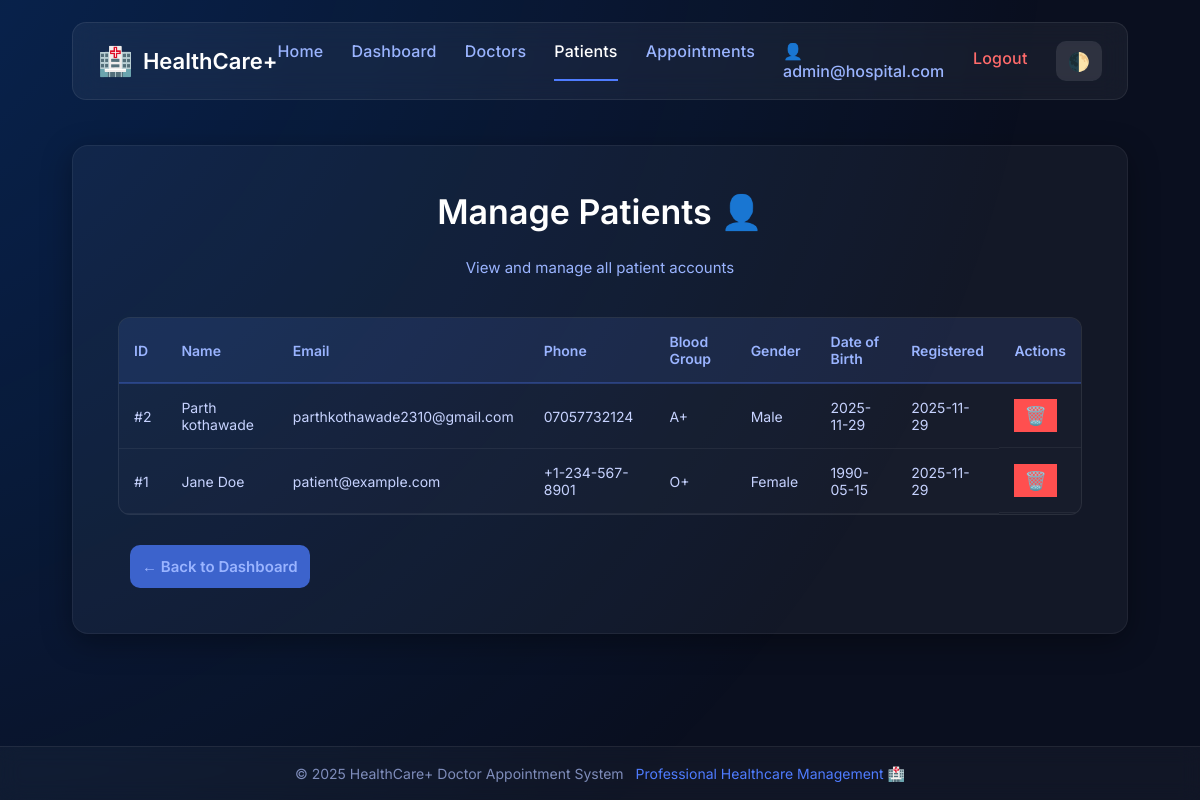
The app's page /admin/patients (signed in), older data.
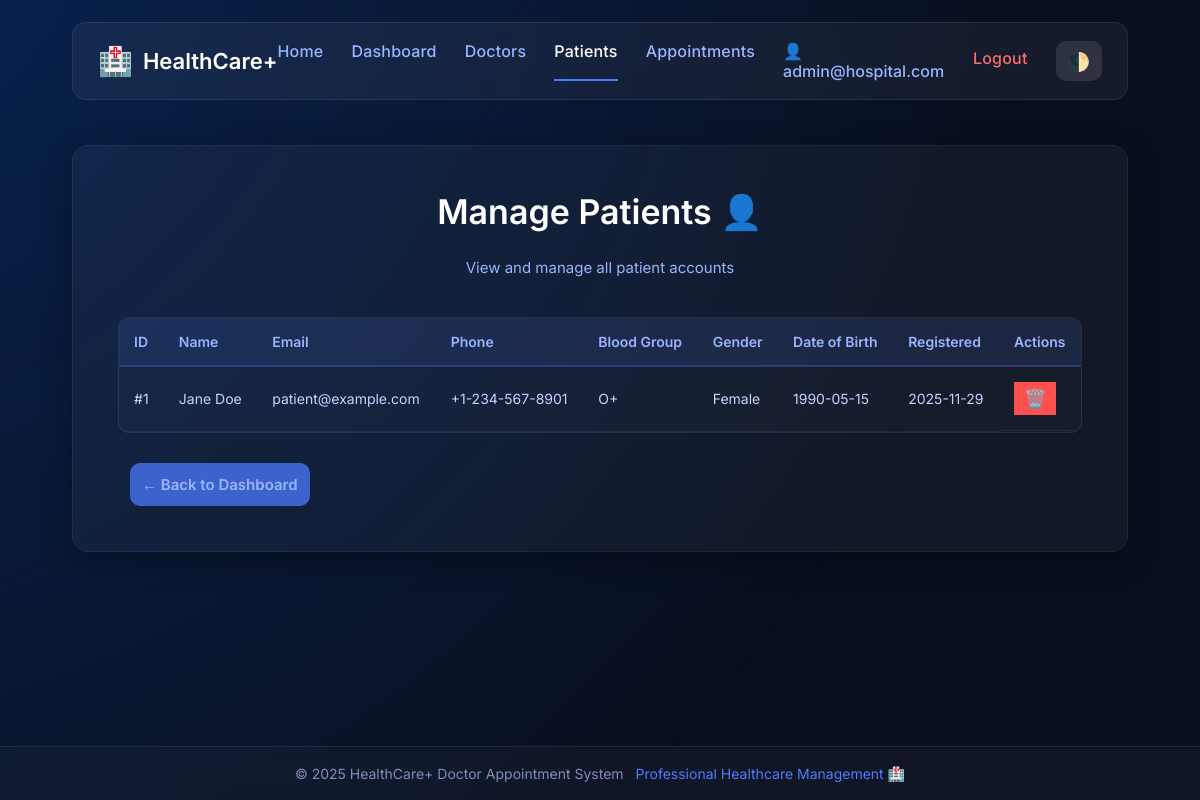
The same page, newer data.
### tables this page shows
CREATE TABLE patients (
id INTEGER PRIMARY KEY AUTOINCREMENT,
user_id INTEGER UNIQUE NOT NULL,
full_name TEXT NOT NULL,
date_of_birth DATE,
gender TEXT CHECK (gender IN ('male', 'female', 'other')),
phone TEXT,
address TEXT,
blood_group TEXT,
emergency_contact TEXT,
medical_history TEXT,
allergies TEXT,
created_at DATETIME DEFAULT CURRENT_TIMESTAMP,
updated_at DATETIME DEFAULT CURRENT_TIMESTAMP,
FOREIGN KEY (user_id) REFERENCES users(id) ON DELETE CASCADE
);

CREATE TABLE users (
id INTEGER PRIMARY KEY AUTOINCREMENT,
email TEXT UNIQUE NOT NULL,
password TEXT NOT NULL,
role TEXT NOT NULL CHECK (role IN ('patient', 'doctor', 'admin')),
is_active INTEGER DEFAULT 1,
created_at DATETIME DEFAULT CURRENT_TIMESTAMP,
updated_at DATETIME DEFAULT CURRENT_TIMESTAMP
);

### routes/admin.py (the view)
@admin_bp.route('/patients')
@admin_required
def manage_patients():
    try:
        with get_db_cursor(admin_bp.config) as cursor:
            cursor.execute("""
                SELECT p.*, u.email, u.created_at, u.id as user_id
                FROM patients p
                JOIN users u ON p.user_id = u.id
                ORDER BY u.created_at DESC
            """)
            patients = cursor.fetchall()
            patients = [dict(row) for row in patients]
            for patient in patients:
                if isinstance(patient['created_at'], str):
                    patient['created_at'] = datetime.strptime(
                        patient['created_at'], '%Y-%m-%d %H:%M:%S')
            return render_template(
                'admin/patients.html',
                patients=patients,
                title='Manage Patients'
            )
    except Exception as e:
        flash(f'Error loading patients: {str(e)}', 'error')
        return redirect(url_for('admin.dashboard'))

### utils.py (called while the page is built)
def get_db_connection(config):
    db_path = getattr(config, "DB_PATH", "hospital.db")
    connection = sqlite3.connect(
        db_path,
        detect_types=sqlite3.PARSE_DECLTYPES | sqlite3.PARSE_COLNAMES,
        check_same_thread=False
    )
    connection.row_factory = sqlite3.Row
    connection.execute("PRAGMA foreign_keys = ON")
    return connection

@contextmanager
def get_db_cursor(config):
    connection = get_db_connection(config)
    cursor = connection.cursor()
    try:
        yield cursor
        connection.commit()
    except Exception as e:
        connection.rollback()
        raise e
    finally:
        cursor.close()
        connection.close()

def role_required(*roles):
    def decorator(f):
        @wraps(f)
        def decorated_function(*args, **kwargs):
            if 'user_id' not in session:
                flash('Please login to access this page.', 'error')
                return redirect(url_for('auth.login'))
            if session.get('role') not in roles:
                flash('You do not have permission to access this page.', 'error')
                return redirect(url_for('main.index'))
            return f(*args, **kwargs)
        return decorated_function
    return decorator

### templates/admin/patients.html
{% extends "base.html" %}
{% block content %}
<div class="page-container">
    <div class="page-header">
        <h1>Manage Patients 👤</h1>
        <p class="subtitle">View and manage all patient accounts</p>
    </div>
    {% if patients %}
    <div class="admin-table-container">
        <table class="admin-table">
            <thead>
                <tr>
                    <th>ID</th>
                    <th>Name</th>
                    <th>Email</th>
                    <th>Phone</th>
                    <th>Blood Group</th>
                    <th>Gender</th>
                    <th>Date of Birth</th>
                    <th>Registered</th>
                    <th>Actions</th>
                </tr>
            </thead>
            <tbody>
                {% for patient in patients %}
                <tr>
                    <td>#{{ patient.id }}</td>
                    <td>{{ patient.full_name }}</td>
                    <td>{{ patient.email }}</td>
                    <td>{{ patient.phone or 'N/A' }}</td>
                    <td>{{ patient.blood_group or 'N/A' }}</td>
                    <td>{{ patient.gender.title() if patient.gender else 'N/A' }}</td>
                    <td>{{ patient.date_of_birth.strftime('%Y-%m-%d') if patient.date_of_birth else 'N/A' }}</td>
                    <td>{{ patient.created_at.strftime('%Y-%m-%d') if patient.created_at else 'N/A' }}</td>
                    <td class="action-btns">
                        <form method="POST" action="{{ url_for('admin.delete_user', user_id=patient.user_id) }}"
                            style="display:inline;"
                            onsubmit="return confirm('Are you sure you want to delete this patient?');">
                            <button type="submit" class="btn-icon btn-danger" title="Delete">🗑️</button>
                        </form>
                    </td>
                </tr>
                {% endfor %}
            </tbody>
        </table>
    </div>
    {% else %}
    <div class="empty-state">
        <div class="empty-icon">👤</div>
        <h3>No Patients Found</h3>
        <p>No patients registered yet</p>
    </div>
    {% endif %}
    <div class="action-buttons">
        <a href="{{ url_for('admin.dashboard') }}" class="btn btn-secondary">← Back to Dashboard</a>
    </div>
</div>
{% endblock %}

### templates/base.html (shortened to what this page needs)
<!DOCTYPE html>
<html lang="en">
<head>
    <link rel="stylesheet" href="{{ url_for('static', filename='style.css') }}">
</head>
<body class="app-body">
    <div class="app-gradient-bg"></div>
    <div class="app-container">
        <header class="app-header glass-panel">
            <div class="app-logo">
                <span class="logo-icon">🏥</span>
                <span class="logo-text">HealthCare+</span>
            </div>
            <nav class="app-nav">
                <a href="{{ url_for('main.index') }}" class="nav-link {% if request.path == '/' %}active{% endif %}">
                    Home
                </a>
                {% if not logged_in %}
                <a href="{{ url_for('auth.login') }}"
                    class="nav-link {% if '/auth/login' in request.path %}active{% endif %}">
                    Login
                </a>
                <a href="{{ url_for('auth.register_patient') }}"
                    class="nav-link {% if '/register' in request.path %}active{% endif %}">
                    Register
                </a>
                {% else %}
                {% if user_role == 'doctor' %}
                <a href="{{ url_for('doctor.dashboard') }}"
                    class="nav-link {% if '/doctor/dashboard' in request.path %}active{% endif %}">
                    Dashboard
                </a>
                <a href="{{ url_for('doctor.appointments') }}"
                    class="nav-link {% if '/doctor/appointments' in request.path %}active{% endif %}">
                    Appointments
                </a>
                <a href="{{ url_for('doctor.schedule') }}"
                    class="nav-link {% if '/doctor/schedule' in request.path %}active{% endif %}">
                    Schedule
                </a>
                <a href="{{ url_for('doctor.profile') }}"
                    class="nav-link {% if '/doctor/profile' in request.path %}active{% endif %}">
                    Profile
                </a>
                {% elif user_role == 'admin' %}
                <a href="{{ url_for('admin.dashboard') }}"
                    class="nav-link {% if '/admin/dashboard' in request.path %}active{% endif %}">
                    Dashboard
                </a>
                <a href="{{ url_for('admin.manage_doctors') }}"
                    class="nav-link {% if '/admin/doctors' in request.path %}active{% endif %}">
                    Doctors
                </a>
                <a href="{{ url_for('admin.manage_patients') }}"
                    class="nav-link {% if '/admin/patients' in request.path %}active{% endif %}">
                    Patients
                </a>
                <a href="{{ url_for('admin.manage_appointments') }}"
                    class="nav-link {% if '/admin/appointments' in request.path %}active{% endif %}">
                    Appointments
                </a>
                {% endif %}
                <div class="nav-user-menu">
                    <span class="nav-user-name">👤 {{ user_name }}</span>
                    <a href="{{ url_for('auth.logout') }}" class="nav-link logout-link">Logout</a>
                </div>
                {% endif %}
                <button id="themeToggle" class="theme-btn">🌓</button>
            </nav>
        </header>
        <main class="app-main">
            {% block content %}
            {% endblock %}
        </main>
    </div>
    <footer class="app-footer">
        <span>© 2025 HealthCare+ Doctor Appointment System</span>
        <span class="footer-accent">Professional Healthcare Management 🏥</span>
    </footer>
</body>
</html>

### static/style.css (style rules this page uses)
* { margin: 0; padding: 0; box-sizing: border-box; font-family: "Inter", sans-serif; }
:root { --bg-primary: #0a0f1f; --text-primary: white; --card-bg: rgba(255, 255, 255, 0.04); }
body.app-body { display: flex; flex-direction: column; min-height: 100vh; background: var(--bg-primary); color: var(--text-primary); overflow-x: hidden; position: relative; }
.app-gradient-bg { position: fixed; top: -20%; left: -20%; width: 150%; height: 150%; background: radial-gradient(circle at top left, rgba(0, 110, 255, 0.25), transparent 60%); z-index: -1; }
.app-container { width: 100%; max-width: 1100px; margin: 0 auto; padding: 22px; flex: 1; }
.app-header { display: flex; justify-content: space-between; align-items: center; padding: 18px 25px; margin-bottom: 45px; border-radius: 14px; }
.glass-panel { background: rgba(255, 255, 255, 0.05); backdrop-filter: blur(14px); border: 1px solid rgba(255, 255, 255, 0.08); }
.app-logo { display: flex; align-items: center; gap: 10px; font-size: 22px; font-weight: 600; }
.logo-icon { font-size: 28px; }
.app-nav { display: flex; gap: 28px; }
.nav-link { text-decoration: none; color: #9ab4ff; font-weight: 500; padding-bottom: 4px; border-bottom: 2px solid transparent; transition: 0.25s ease; letter-spacing: 0.2px; }
.nav-link.active { color: #ffffff; border-bottom: 2px solid #4f7cff; }
.app-main { background: rgba(255, 255, 255, 0.04); padding: 45px; border-radius: 16px; border: 1px solid rgba(255, 255, 255, 0.06); min-height: 380px; box-shadow: 0px 8px 30px rgba(0, 0, 0, 0.35); }
h1, h2, h3 { font-weight: 600; margin-bottom: 26px; }
h1 { font-size: 34px; }
.subtitle { font-size: 16px; color: #94a4c7; margin-bottom: 25px; }
.btn { padding: 12px; background: #4f7cff; border: none; color: white; border-radius: 10px; font-size: 15px; font-weight: 600; cursor: pointer; transition: 0.25s ease; }
.app-footer { text-align: center; padding: 18px; color: #7f8dbb; font-size: 14px; border-top: 1px solid rgba(255, 255, 255, 0.07); margin-top: 35px; background: rgba(255, 255, 255, 0.03); backdrop-filter: blur(10px); }
.footer-accent { color: #4f7cff; margin-left: 8px; }
.subtitle { font-size: 15px; color: #9ab4ff; margin-bottom: 25px; }
.btn-secondary { background-color: #3c63cc !important; margin-left: 12px; }
a { text-decoration: none; }
.theme-btn { padding: 8px 12px; background: rgba(255, 255, 255, 0.1); border: none; border-radius: 10px; cursor: pointer; color: var(--text-primary); font-size: 18px; transition: 0.2s; }
.nav-user-menu { display: flex; align-items: center; gap: 15px; }
.nav-user-name { color: #9ab4ff; font-weight: 500; }
.logout-link { color: #ff6b6b !important; }
.btn-secondary { background: #6c757d; }
.btn-danger { background: #ff6b6b; }
.btn-icon { padding: 4px 8px; background: transparent; border: none; color: #fff; cursor: pointer; font-size: 18px; transition: 0.2s; }
.dashboard-container, .page-container { animation: fadeIn 0.5s ease; }
.action-buttons { display: flex; gap: 15px; margin-top: 25px; flex-wrap: wrap; }
.page-header { text-align: center; margin-bottom: 40px; }
.btn-icon { background: none; border: none; cursor: pointer; font-size: 18px; padding: 5px 10px; transition: 0.2s ease; }
.btn-danger { background: #ff4f4f; }
.btn-secondary { background: rgba(255, 255, 255, 0.1); color: #9ab4ff; }
.action-buttons { display: flex; gap: 15px; margin-top: 30px; }
.admin-table-container { overflow-x: auto; background: rgba(255, 255, 255, 0.02); border-radius: 12px; border: 1px solid rgba(255, 255, 255, 0.08); }
.admin-table { width: 100%; border-collapse: collapse; }
.admin-table thead { background: rgba(79, 124, 255, 0.1); }
.admin-table th { padding: 15px; text-align: left; font-weight: 600; color: #9ab4ff; font-size: 14px; border-bottom: 2px solid rgba(79, 124, 255, 0.3); }
.admin-table td { padding: 15px; border-bottom: 1px solid rgba(255, 255, 255, 0.06); color: #c7d3ff; font-size: 14px; }
.admin-table tbody tr { transition: 0.2s ease; }
.action-btns { display: flex; gap: 8px; align-items: center; }
.action-btns .btn-icon { padding: 6px 10px; }

Row changes from the older to the newer data that the page shows:
removed patients: id "2", full_name "Parth kothawade", email "parthkothawade2310@gmail.com", phone "07057732124", blood_group "A+", gender "Male", date_of_birth "2025-11-29", created_at "2025-11-29"
